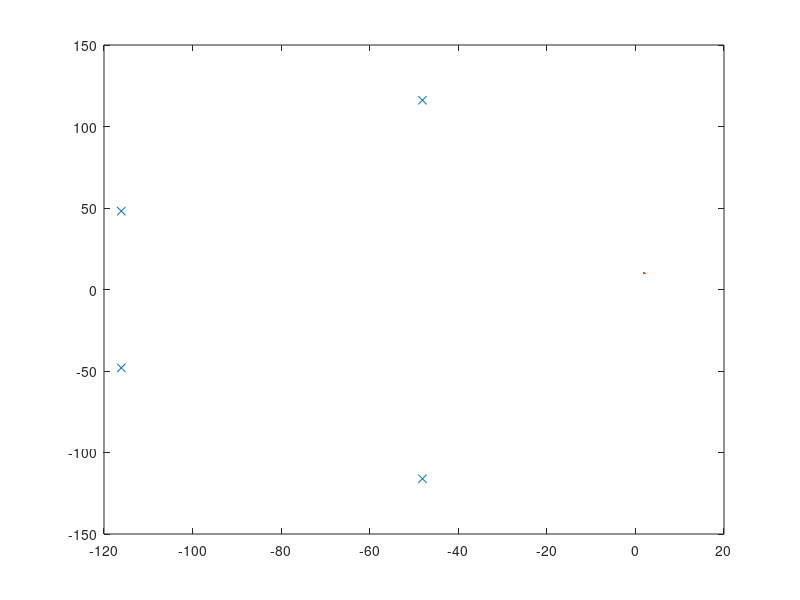

This figure's MATLAB source: (Note: this script raises an error after producing the figure.)
%% 1
k = 1:4
pk = 40*pi*exp( 1j*( pi/2 + (2*k-1)/8*pi ) )

figure
plot(real(pk), imag(pk), 'x', LineWidth=2, MarkerSize=10)
rectangle("Position",[-1 -1 2 2 ]*40*pi,'Curvature',[1 1],LineStyle='--')
grid on
title("Polos del filtro Butterworth")
xticks([-1 0 1]*40*pi)
xticklabels(["-40\pi" "0" "40\pi"])
yticks([-1 0 1]*40*pi)
yticklabels(["-40\pi" "0" "40\pi"])

%% 2

Fp = 50;
Fs = 80;

Omegap = 100*pi;
Omegas = 160*pi;
Ap = 0.5;
As = 45;


[N, Omegac] = buttord(Omegap, Omegas, Ap, As, 's')
[z, p, k] = butter(N, Omegac, 's')


abs(p)

Omega = 2*pi*logspace(0, 3, 1024);

[b, a] = zp2tf(z,p,k);
h = freqs(b,a,Omega);
h_mag = abs(h);
h_fase = angle(h);

figure
plot(real(p), imag(p), 'x', LineWidth=2)
lim = [-Omegac Omegac]*1.1; xlim(lim); ylim(lim); grid on
rectangle("Position",[-1 -1 2 2 ]*Omegac,'Curvature',[1 1],LineStyle='--')
grid on
title("Polos del filtro Butterworth")
xticks([-1 0 1]*347.18)
xticklabels(["-347.18" "0" "347.18"])
yticks([-1 0 1]*347.18)
yticklabels(["-347.18" "0" "347.18"])

figure
subplot(1,2,1)
semilogx(Omega/(2*pi), mag2db(h_mag), LineWidth=2); hold on
semilogx(Omegac/(2*pi),mag2db(0.707),'x', Linewidth=2)
xline([Fp Fs], '--', ["F_p=50Hz" "F_s=80Hz"],LabelVerticalAlignment="bottom")
yline([-Ap -As], '--', ["A_p=0.5 dB" "A_s=45 dB"])
yline([0], '--', ["0 dB"], LabelHorizontalAlignment='left')
title("Magnitud (dB)")
ylabel("Frecuencia (Hz)")
xlabel("Magnitud (dB)")

subplot(1,2,2)
semilogx(Omega/(2*pi), unwrap(h_fase), LineWidth=2); hold on
title("Fase")
xlabel("Frecuencia (Hz)")
ylabel("Fase (rad)")
yticks((-7:0)*pi)
yticklabels(["-7\pi" "-6\pi" "-5\pi" "-4\pi" "-3\pi" "-2\pi" "-1\pi" "0"])

%% 2 (e)
Td = 1/1000;
[bz, az] = impinvar(b,a, 1/Td);

t = linspace(0,0.12,1000);
[ht, tout] = impulse(tf(b, a), t); 
[hn, nT]= impz(bz, az, 120, 1/Td);

w = linspace(0,pi,1000);
H = freqz(bz, az, w);

figure
plot(tout, ht*Td, LineWidth=2); hold on
stem(nT, hn, "filled")
title("Respuesta a impulso del filtro")
legend("h(t)*T_d", "h[n]", fontsize=15)

Omegap = 100*pi;
Omegas = 160*pi;
Ap = 0.5;
As = 45;

figure
subplot(1,2,1)
plot(w, mag2db(abs(H)), Linewidth=2); grid on
xline([Omegap*Td Omegas*Td], '--', ["\Omega_pT_d" "\Omega_sT_d"],LabelVerticalAlignment="bottom")
yline([-Ap -As], '--', ["A_p=0.5 dB" "A_s=45 dB"])
yline([0], '--', ["0 dB"], LabelHorizontalAlignment='left')
title("Magnitud (dB) de H_d(e^{j\omega})")
xlabel("\omega")
ylabel("|H(e^{j\omega})| (dB)")

subplot(1,2,2)
plot(w, unwrap(angle(H)), Linewidth=2); grid on
title("Fase (rad) de H_d(e^{j\omega})")
xlabel("\omega")
ylabel("\angle{H(e^{j\omega})} (rad)")


%% 3
wp = 0.2*pi;
ws = 0.3*pi;


Td = 2;
Omegap = 0.325;
Ap = 1;
Omegas = 0.509;
As = 60;

[N, Omegac] = cheb1ord(Omegap, Omegas, Ap, As, 's')
[b, a] = cheby1(N, Ap, Omegac, 's');
[z, p, k] = cheby1(N, Ap, Omegac, 's');

figure
plot(real(p), imag(p), 'x', LineWidth=2)
lim = [-Omegac Omegac]*1.1; xlim(lim); ylim(lim); grid on
rectangle("Position",[-1 -1 2 2 ]*Omegac,'Curvature',[1 1],LineStyle='--')


% Omega = 2*pi*logspace(-2, 0, 1024);
% 
% h = freqs(b,a,Omega);
% h_mag = abs(h);
% h_fase = angle(h);

% figure
% plot(real(p), imag(p), 'x', LineWidth=2)
% lim = [-Omegac Omegac]*1.1; xlim(lim); ylim(lim); grid on
% rectangle("Position",[-1 -1 2 2 ]*Omegac,'Curvature',[1 1],LineStyle='--')
% 
% figure
% subplot(1,2,1)
% semilogx(Omega, mag2db(h_mag), LineWidth=2); hold on
% semilogx(Omegac,mag2db(0.707),'x', Linewidth=2)
% xline([Omegap Omegas], '--', ["\Omega_p=0.325" "\Omega_s=0.509"],LabelVerticalAlignment="bottom")
% yline([-Ap -As], '--', ["A_p=1 dB" "A_s=60 dB"])
% yline(0, '--', "0 dB", LabelHorizontalAlignment='left')
% 
% subplot(1,2,2)
% semilogx(Omega, unwrap(h_fase), LineWidth=2); hold on


[bz, az] = bilinear(b, a, 1/Td)
[hz, w]= freqz(bz, az, 1024);

figure
subplot(1,2,1)
plot(w, mag2db(abs(hz)), Linewidth=2)
xline([wp ws], '--', ["\omega_p=0.2\pi" "\omega_s=0.3\pi"],LabelVerticalAlignment="bottom")
yline([-Ap -As], '--', ["A_p=1 dB" "A_s=60 dB"])
yline([0], '--', ["0 dB"], LabelHorizontalAlignment='left')
title("Magnitud (dB) de H_d(e^{j\omega})")
xlabel("\omega")
ylabel("|H_d(e^{j\omega})| (dB)")

subplot(1,2,2)
semilogx(w, unwrap(angle(hz)), LineWidth=2); hold on
title("Fase de H_d(e^{j\omega})")
xlabel("\omega")
ylabel("\angle{H_d(e^{j\omega})}")

figure
plot(w, mag2db(abs(hz)), Linewidth=2)
xline([wp ws], '--', ["\omega_p=0.2\pi" "\omega_s=0.3\pi"],LabelVerticalAlignment="bottom")
yline([-Ap -As], '--', ["A_p=1 dB" "A_s=60 dB"])
yline([0], '--', ["0 dB"], LabelHorizontalAlignment='left')
title("Magnitud (dB) de H_d(e^{j\omega})")
xlabel("\omega")
ylabel("|H_d(e^{j\omega})| (dB)")